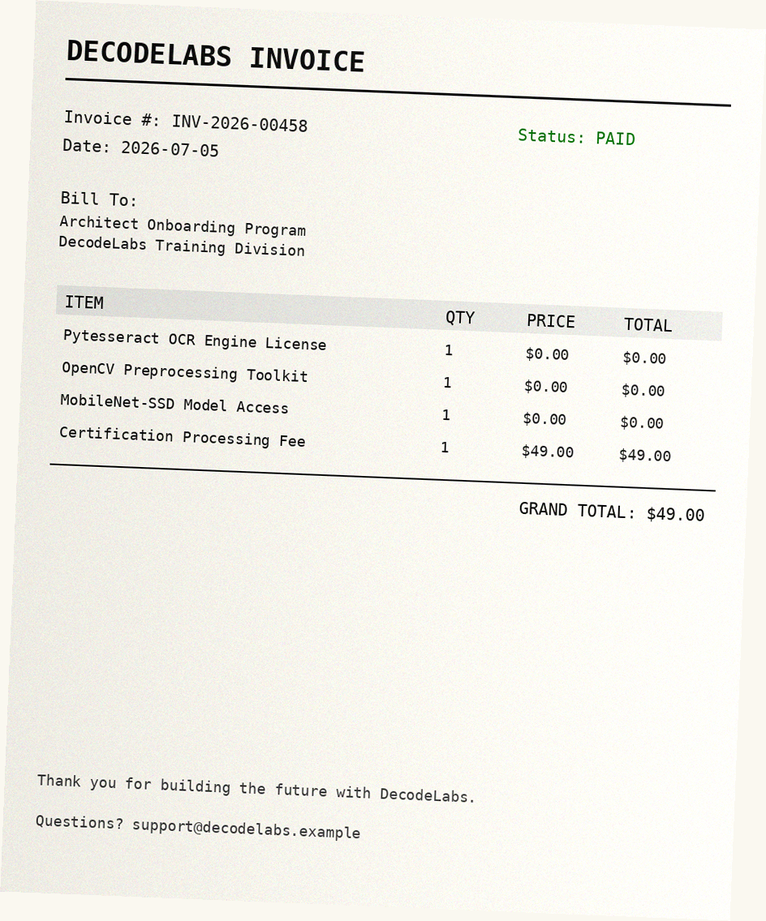
#> input picture Project-04-Image-Text-Recognition/sample_images/sample_invoice.png, 766 x 921 px, shrunk from 944 x 1136 before the run
$ python demo_preprocessing_stages.py
#> lines starting #> are read from the running program, lines starting #| are printed output that depends on the picture; after the words box and inside, x2 and y2 are one past the last pixel; in counts of white or black regions, pixels touching at a corner belong together
### Project-04-Image-Text-Recognition/core/preprocessing.py
"""
core/preprocessing.py
----------------------
"The Logic Skeleton: Systematic Image Pre-Processing"

Raw visual data is cluttered with shadows, chromatic noise, and uneven
lighting. Before any recognition model (OCR or object detector) can trust
the pixels it is given, the image must be pushed through a deterministic
cleanup pipeline:

    Step 1: Grayscale Conversion  -> collapses the 3D RGB matrix into a
                                      1D intensity matrix (removes color).
    Step 2: Gaussian Blur         -> smooths micro-imperfections / noise.
    Step 3: Deskewing             -> rotates tilted text back to a
                                      horizontal baseline.
    Step 4: Adaptive Thresholding -> forces every pixel to commit to
                                      black or white (Otsu's method).

This module is intentionally framework-agnostic: both the OCR path
(pytesseract) and the Object Detection path (cv2.dnn / MobileNet-SSD)
import from here so the "Pre-Processing Integrity" gatekeeper rule is
satisfied identically on both paths.
"""

from __future__ import annotations

import cv2
import numpy as np


class PreprocessingReport:
    """Tiny data holder so the pipeline can prove *what* it did.

    The Gatekeeper Rule (Milestone 2: Pre-Processing Integrity) demands a
    *demonstrable* execution of grayscale conversion + adaptive
    thresholding, not just a black-box result. This object is what the
    validator inspects.
    """

    # [17 lines left out: functions __init__, as_dict, not called in this run]


def to_grayscale(image: np.ndarray) -> np.ndarray:
    """Step 1: Grayscale Conversion.

    Collapses the 3-channel (R, G, B) matrix into a single intensity
    channel. This removes distracting color data that recognition models
    do not need to read shapes or text strokes.
    """
    if len(image.shape) == 2:
        return image.copy()
    return cv2.cvtColor(image, cv2.COLOR_BGR2GRAY)


def gaussian_blur(gray_image: np.ndarray, kernel_size: int = 5) -> np.ndarray:
    """Step 2: Gaussian Blur.

    Smooths the image to eliminate micro-imperfections and sensor/artifact
    noise before edges and characters are analyzed.
    """
    if kernel_size % 2 == 0:
        kernel_size += 1  # OpenCV requires an odd kernel size
    return cv2.GaussianBlur(gray_image, (kernel_size, kernel_size), 0)


def deskew(gray_image: np.ndarray) -> tuple[np.ndarray, float]:
    """Step 3: Deskewing.

    Calculates the rotation angle of the dominant text/content block and
    rotates the image so the baseline is perfectly horizontal. Returns the
    corrected image and the angle (in degrees) that was applied.
    """
    # Invert + threshold so text/foreground pixels are white on black,
    # which is what cv2.minAreaRect expects to find contour points.
    inverted = cv2.bitwise_not(gray_image)
    thresh = cv2.threshold(inverted, 0, 255, cv2.THRESH_BINARY | cv2.THRESH_OTSU)[1]

    coords = np.column_stack(np.where(thresh > 0))
    if coords.shape[0] < 20:
        # Not enough foreground pixels to reliably estimate a skew angle
        # (e.g. a near-blank image) -> skip deskewing safely.
        return gray_image, 0.0

    angle = cv2.minAreaRect(coords)[-1]

    # cv2.minAreaRect returns an angle in [-90, 0); normalize it to the
    # small correction we actually want to apply.
    if angle < -45:
        angle = -(90 + angle)
    else:
        angle = -angle

    (h, w) = gray_image.shape[:2]
    center = (w // 2, h // 2)
    rotation_matrix = cv2.getRotationMatrix2D(center, angle, 1.0)
    rotated = cv2.warpAffine(
        gray_image,
        rotation_matrix,
        (w, h),
        flags=cv2.INTER_CUBIC,
        borderMode=cv2.BORDER_REPLICATE,
    )
    return rotated, angle


def adaptive_threshold(gray_image: np.ndarray) -> tuple[np.ndarray, float]:
    """Step 4: Adaptive Thresholding — Forcing the Binary Decision.

    Otsu's method automatically calculates the optimal global cutoff
    intensity and applies:

        if pixel_intensity >= cutoff: pixel = 255 (white)
        if pixel_intensity <  cutoff: pixel = 0   (black)

    Returns the binarized image and the calculated cutoff value.
    """
    cutoff, binary = cv2.threshold(
        gray_image, 0, 255, cv2.THRESH_BINARY + cv2.THRESH_OTSU
    )
    return binary, cutoff


# [34 lines left out: function run_full_pipeline, not called in this run]

### Project-04-Image-Text-Recognition/demo_preprocessing_stages.py
#!/usr/bin/env python3
"""
demo_preprocessing_stages.py
------------------------------
"The Logic Skeleton: Systematic Image Pre-Processing" — visualized.

This demo script saves EACH intermediate stage of the pre-processing
pipeline as its own image file, so you can visually inspect exactly
what "Grayscale Conversion", "Gaussian Blur", "Deskewing", and
"Adaptive Thresholding" do to a raw input — the same four panels shown
in the Project 4 briefing deck.

Usage:
    python demo_preprocessing_stages.py [image_path]

If no image_path is given, sample_images/sample_invoice.png is used.
Output is written to output/stages/<name>_<step>.png
"""

from __future__ import annotations

import os
import sys

import cv2

from core.preprocessing import (
    to_grayscale,
    gaussian_blur,
    deskew,
    adaptive_threshold,
)

OUTPUT_DIR = os.path.join(os.path.dirname(os.path.abspath(__file__)), "output", "stages")


def main() -> None:
    image_path = sys.argv[1] if len(sys.argv) > 1 else "sample_images/sample_invoice.png"
    image = cv2.imread(image_path)
#> image is the input picture: shape (921, 766, 3); mean B, G, R 233.9, 240.6, 241.9
    if image is None:
        print(f"[ERROR] Could not read image at '{image_path}'.")
        sys.exit(1)

    os.makedirs(OUTPUT_DIR, exist_ok=True)
    base = os.path.splitext(os.path.basename(image_path))[0]

    print(f"Running the Logic Skeleton pipeline on: {image_path}\n")

    # Stage 0: original
    cv2.imwrite(os.path.join(OUTPUT_DIR, f"{base}_0_original.png"), image)
    print("[0] Original             -> saved")

    # Stage 1: Grayscale Conversion
    gray = to_grayscale(image)
    cv2.imwrite(os.path.join(OUTPUT_DIR, f"{base}_1_grayscale.png"), gray)
    print("[1] Grayscale Conversion -> saved  (3D RGB matrix -> 1D intensity matrix)")

    # Stage 2: Gaussian Blur
    blurred = gaussian_blur(gray)
    cv2.imwrite(os.path.join(OUTPUT_DIR, f"{base}_2_gaussian_blur.png"), blurred)
    print("[2] Gaussian Blur        -> saved  (micro-imperfections / noise smoothed)")

    # Stage 3: Deskewing
    deskewed, angle = deskew(blurred)
#> in deskew, `inverted = cv2.bitwise_not(gray_image)`:
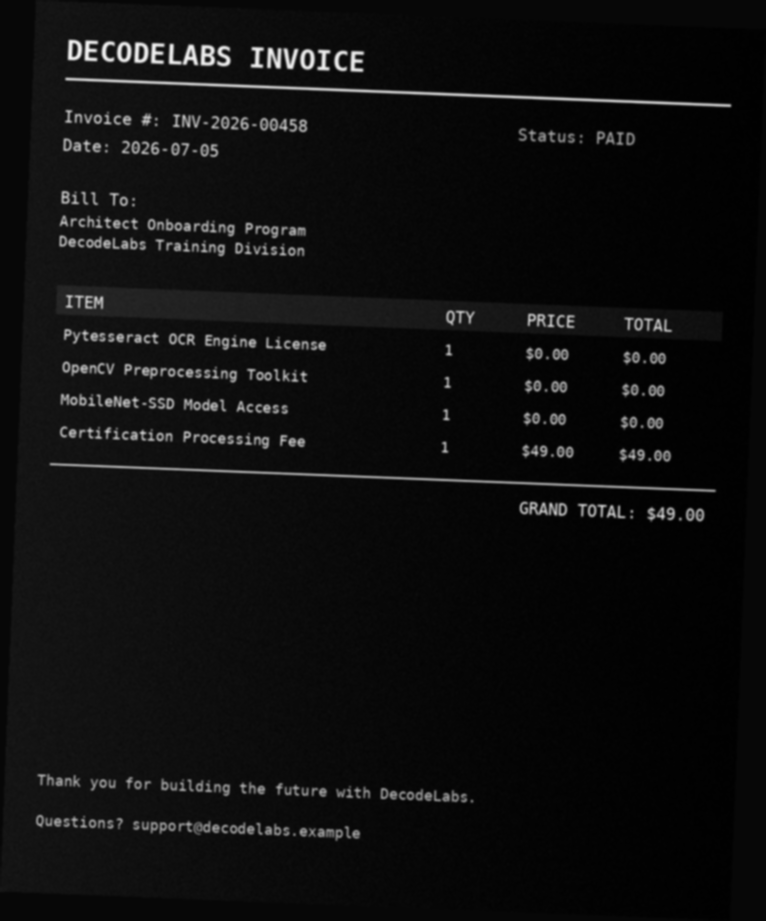
#> inverted: shape (921, 766); min 0, max 243, mean 14.7
#> in deskew, `thresh = cv2.threshold(inverted, 0, 255, cv2.THRESH_BINARY | cv2.THRES..`:
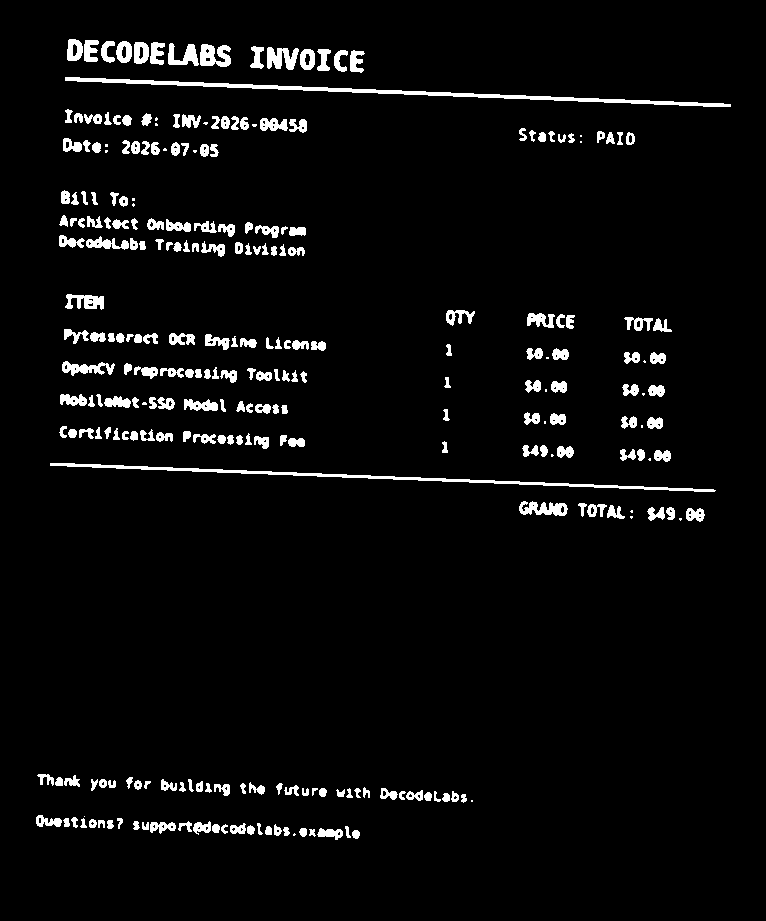
#> thresh: shape (921, 766); 4.3% white; 277 white regions (27 under 20 px), largest, box (x1, y1, x2, y2) and area: (65, 77, 731, 107) 2624, (50, 463, 716, 492) 2084, (200, 44, 231, 67) 502
#> in deskew, `coords = np.column_stack(np.where(thresh > 0))`: coords = 30312 pairs, first value 39 to 839, second value 36 to 730
#> in deskew, `angle = cv2.minAreaRect(coords)[-1]`: angle = -2.29
#> in deskew, `angle = -angle`: angle = 2.29
#> in deskew, `rotation_matrix = cv2.getRotationMatrix2D(center, angle, 1.0)`: rotation_matrix = [[0.999, 0.0399, -18.05], [-0.0399, 0.999, 15.65]]
#> in deskew, `rotated = cv2.warpAffine( gray_image, rotation_matrix, (w, h), flags=c..`:
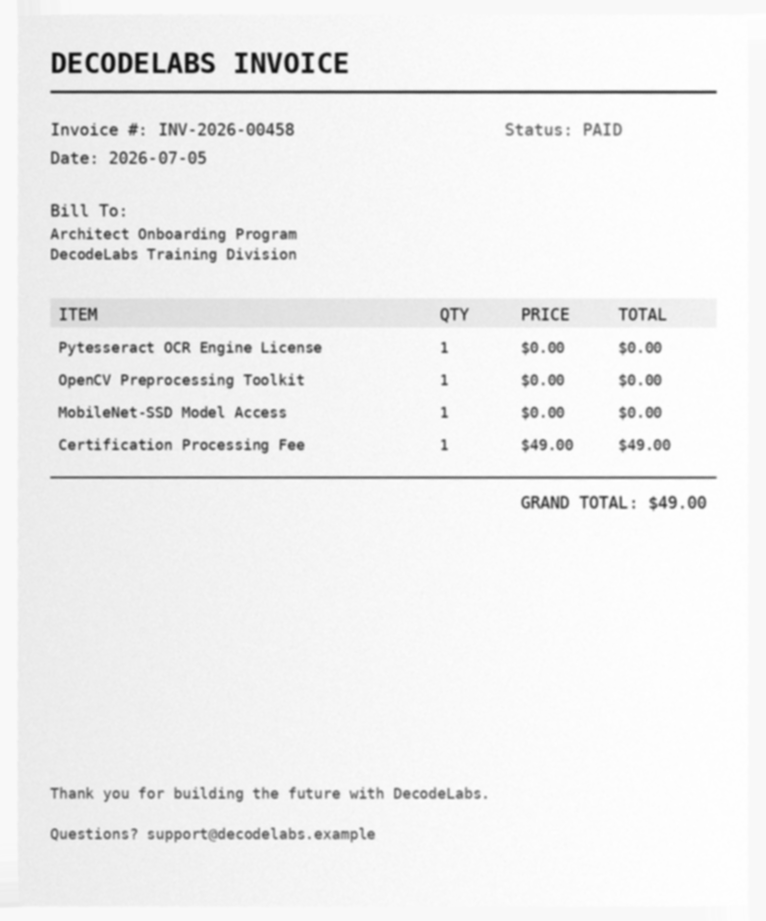
#> rotated: shape (921, 766); min 11, max 255, mean 240.3
#> angle = 2.29
    cv2.imwrite(os.path.join(OUTPUT_DIR, f"{base}_3_deskewed.png"), deskewed)
    print(f"[3] Deskewing            -> saved  (rotation applied: {angle:.3f} degrees)")
#| [3] Deskewing            -> saved  (rotation applied: 2.286 degrees)

    # Stage 4: Adaptive Thresholding (Otsu's Method)
    binary, cutoff = adaptive_threshold(deskewed)
#> in adaptive_threshold, `cutoff, binary = cv2.threshold( gray_image, 0, 255, cv2.THRESH_BINARY ..`:
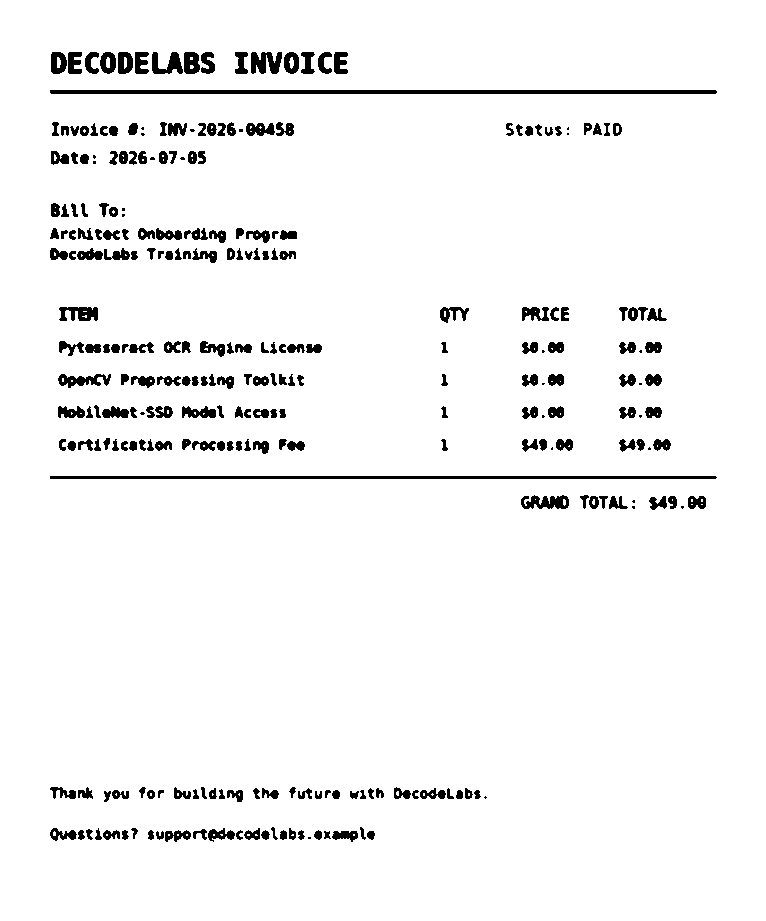
#> binary: shape (921, 766); 95.7% white; 277 black regions (26 under 20 px), largest, box (x1, y1, x2, y2) and area: (50, 90, 717, 94) 2665, (50, 476, 717, 479) 1999, (251, 52, 282, 74) 491
#> in adaptive_threshold, `cutoff, binary = cv2.threshold( gray_image, 0, 255, cv2.THRESH_BINARY ..`: cutoff = 191
#> cutoff = 191
    cv2.imwrite(os.path.join(OUTPUT_DIR, f"{base}_4_binary_threshold.png"), binary)
    print(f"[4] Adaptive Thresholding-> saved  (Otsu cutoff = {cutoff:.1f})")
#| [4] Adaptive Thresholding-> saved  (Otsu cutoff = 191.0)
    print(f"      IF pixel_intensity >= {cutoff:.0f}: pixel = 255 (white)")
#|       IF pixel_intensity >= 191: pixel = 255 (white)
    print(f"      IF pixel_intensity <  {cutoff:.0f}: pixel = 0   (black)")
#|       IF pixel_intensity <  191: pixel = 0   (black)

    print(f"\nAll stages saved to: {OUTPUT_DIR}/")


if __name__ == "__main__":
    main()
